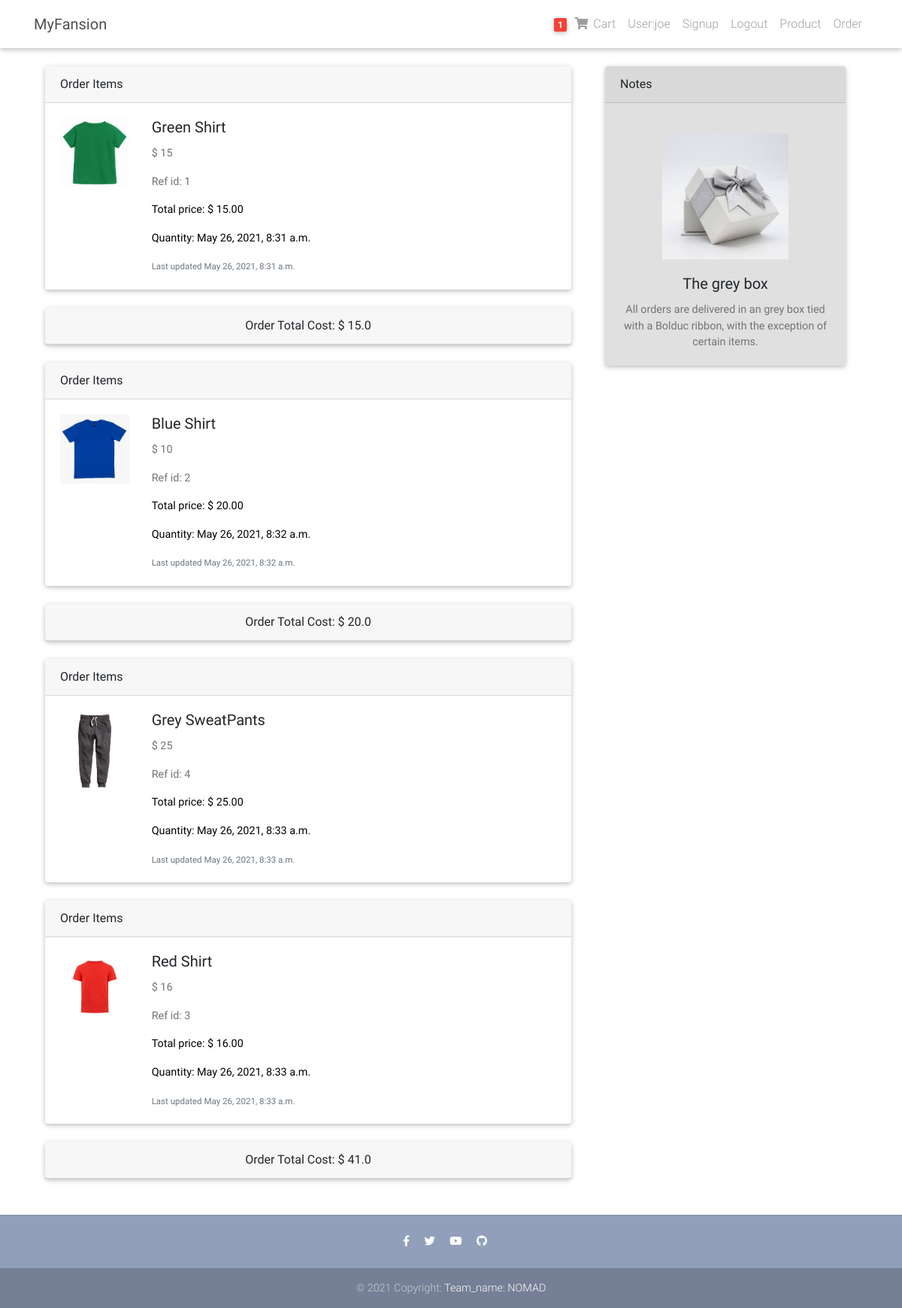
The app's page /orders/all (signed in) with its own data.
### orders/models.py (models this page shows, shortened)
class OrderedItem(models.Model):
    product_id = models.IntegerField(default=1)
    product_name = models.CharField(max_length=300, default="")
    product_category = models.CharField(default="N/A", max_length=20)
    product_pic_address = models.CharField(default="N/A", max_length=20)
    quantity = models.IntegerField(default=1)
    cart_item = models.ForeignKey(CartItem, on_delete=models.DO_NOTHING, null=True)
    price = models.IntegerField(default=1)
    order = models.ForeignKey(Order, on_delete=models.CASCADE)
    created_at = models.DateTimeField(default=timezone.now)
    class Meta:
        ordering = ['product_name']

class Order(models.Model):
    user_id = models.IntegerField(default=0)
    total_cost = models.FloatField(default=0.0)

### orders/views.py (the view)
# urls.py: path('all', views.fetch_orders, name='all'),
def fetch_orders(request):
    ordereditem_sets = {}
    if request.user.is_authenticated:
        user_id = request.user.id
        order_set = Order.objects.all().filter(user_id=user_id).all()
        for order in order_set:
            ordereditem_sets[order.id] = order.ordereditem_set.all()
    return render(request, 'orders/all.html', {"orders": order_set, "ordereditem_sets": ordereditem_sets})

### templates/orders/all.html (shortened to what this page needs)
{% extends "base.html" %}
{% load static %}
{% block content %}
    <div class="container">
        <div class="row">
            <div class="col-sm-8">
                {% for order in orders %}
                    {% for order_item in order.ordereditem_set.all %}
                        <div class="col-sm-12">
                            <div class="card mb-4" style="max-width: 800px;">
                                <div class="card-header d-flex justify-content-between">
                                    Order Items
                                </div>
                                <div class="row g-0">
                                    <div class="col-md-2">
                                        <img class="card-img-top" style="margin: 20px"
                                             src="{% static order_item.product_pic_address %}" alt="cloth img">
                                    </div>
                                    <div class="col-md-8">
                                        <div class="card-body">
                                            <h5 class="card-title">{{ order_item.product_name }}</h5>
                                            <p class="card-text">$ {{ order_item.price }}</p>
                                            <p class="card-text">Ref id: {{ order_item.id }}</p>
                                            <p class="card-text black-text">Total price: $
                                                {% widthratio order_item.price 1 order_item.quantity %}.00</p>
                                            <p class="card-text black-text">Quantity: {{ order_item.created_at }}</p>
                                            <p class="card-text"><small class="text-muted">Last
                                                updated {{ order_item.created_at }}</small>
                                            </p>
                                        </div>
                                    </div>
                                </div>
                            </div>
                        </div>
                    {% endfor %}
                    <div class="col-sm-12">
                        <div class="card mb-4" style="max-width: 800px;">
                            <div class="card-header text-center">
                                Order Total Cost: $ {{ order.total_cost }}
                            </div>
                        </div>
                    </div>
                {% endfor %}
            </div>
            <div class="col-sm-4">
                <div class="card bg-light mb-3" style="max-width: 20rem;">
                    <div class="card-header">Notes</div>
                    <div class="card-body text-center">
                        <img class="card-img-top" style="margin: 20px;width:60%;"
                             src="{% static 'img/gift-box.jpeg' %}" alt="gift box img">
                        <h5 class="card-title">The grey box</h5>
                        <p class="card-text">
                            All orders are delivered in an grey box tied with a Bolduc ribbon, with the exception of
                            certain items.
                        </p>
                    </div>
                </div>
            </div>
        </div>
    </div>
{% endblock content %}

### templates/navbar.html (shortened to what this page needs)
<nav class="navbar fixed-top navbar-expand-lg navbar-light white scrolling-navbar">
    <div class="container">
        <a class="navbar-brand waves-effect" href="/">
            <strong class="dark-grey-text"> MyFansion </strong>
        </a>
        <div class="collapse navbar-collapse" id="navbarSupportedContent">
            <ul class="navbar-nav nav-flex-icons ">
                <li class="nav-item">
                    <a href="{% url 'cart:fetch_user_cart' %}" class="nav-link waves-effect">
                        <span class="badge red z-depth-1 mr-1"> 1
                        </span>
                        <i class="fas fa-shopping-cart grey-text"></i>
                        <span class="clearfix d-none d-sm-inline-block grey-text"> Cart </span>
                    </a>
                </li>
                <li class="nav-item ">
                    <a class="nav-link waves-effect" href="{% url 'user:login' %}">
                        <span class="clearfix d-none d-sm-inline-block grey-text">
                            {% if request.user.is_authenticated %}
                                User:{{ request.user.username }}
                            {% else %}Login
                            {% endif %}</span>
                    </a>
                </li>
                <li class="nav-item ">
                    <a class="nav-link waves-effect" href="{% url 'user:signup' %}">
                        <span class="clearfix d-none d-sm-inline-block grey-text"> Signup </span>
                    </a>
                </li>
                <li class="nav-item ">
                    <a class="nav-link waves-effect" href="{% url 'user:logout' %}">
                        <span class="clearfix d-none d-sm-inline-block grey-text"> Logout </span>
                    </a>
                </li>
                <li class="nav-item">
                    <a class="nav-link waves-effect" href="{% url 'product:all' %}">
                        <span class="clearfix d-none d-sm-inline-block grey-text"> Product </span>
                    </a>
                </li>
                <li class="nav-item">
                    <a class="nav-link waves-effect" href="{% url 'orders:all' %}">
                        <span class="clearfix d-none d-sm-inline-block grey-text"> Order </span>
                    </a>
                </li>
            </ul>
        </div>
    </div>
</nav>

### records on screen
Order: total_cost "15.0"
OrderedItem: product_pic_address (picture), product_name "Green Shirt", price "15", id "1", price+quantity "15", created_at "May 26, 2021, 8:31 a.m."
Order: total_cost "20.0"
OrderedItem: product_pic_address (picture), product_name "Blue Shirt", price "10", id "2", price+quantity "20", created_at "May 26, 2021, 8:32 a.m."
Order: total_cost "41.0"
OrderedItem: product_pic_address (picture), product_name "Grey SweatPants", price "25", id "4", price+quantity "25", created_at "May 26, 2021, 8:33 a.m."
OrderedItem: product_pic_address (picture), product_name "Red Shirt", price "16", id "3", price+quantity "16", created_at "May 26, 2021, 8:33 a.m."

### other values on screen
{{ request.user.username }} "joe"
